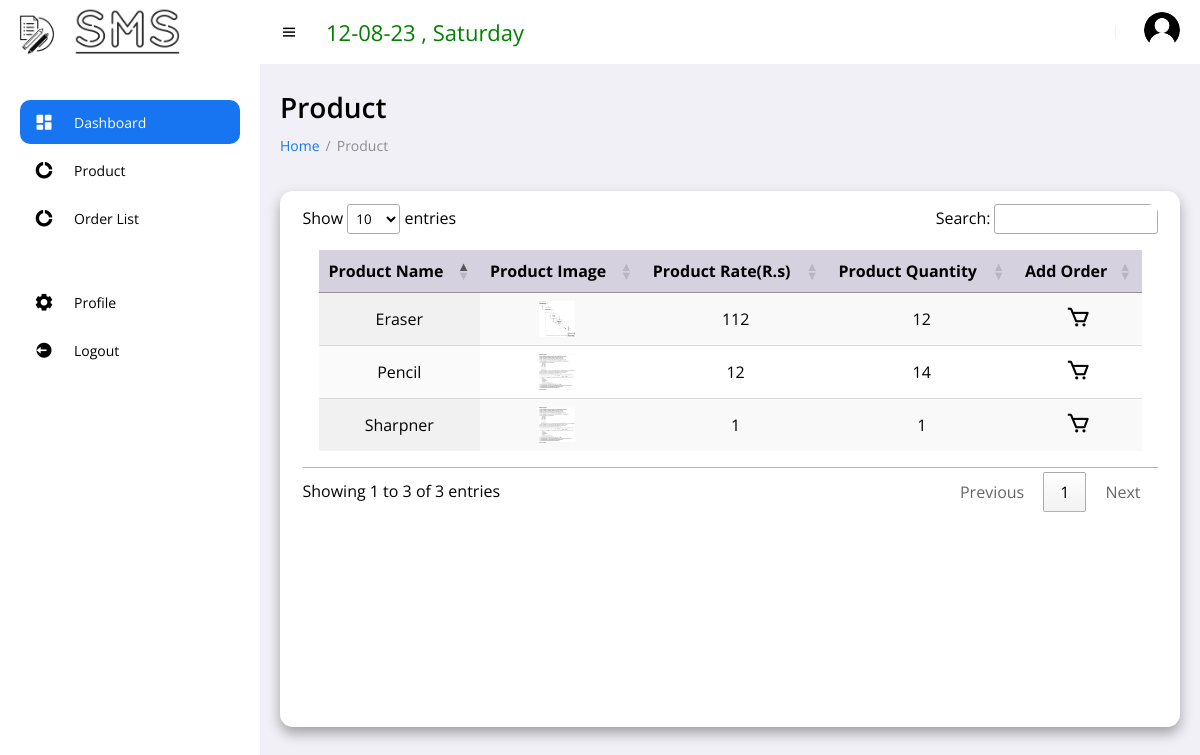
Page /userproduct.php (signed in) on the earlier database version.
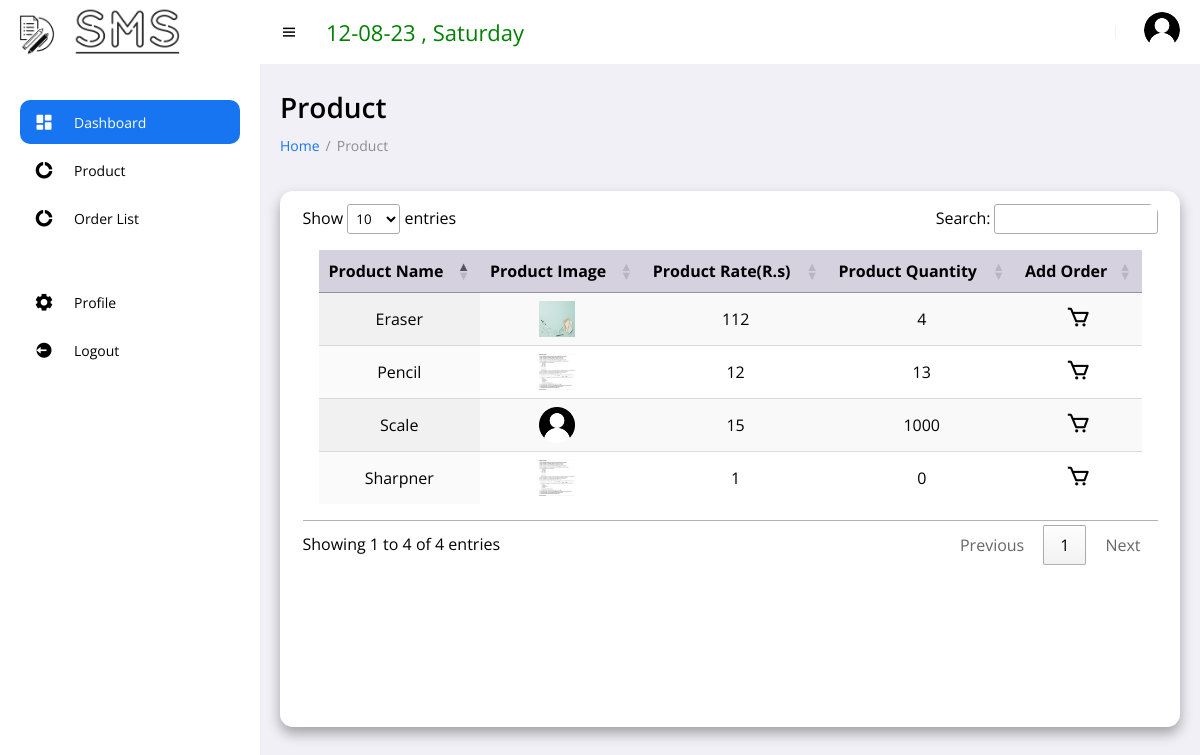
Same page on the later database version.
### tables this page shows
CREATE TABLE `product` (
  `product_id` int(11) NOT NULL,
  `product_name` varchar(255) NOT NULL,
  `product_bought` int(255) NOT NULL,
  `product_stock` int(255) NOT NULL,
  `product_image` varchar(255) NOT NULL,
  `product_add_date` date NOT NULL DEFAULT current_timestamp()
);

### userproduct.php (the view, shortened to what this page needs)
<!DOCTYPE html>
<?php
	include 'includes/connection.php';
?>
<html lang="en">
<head>
	<link href='https://unpkg.com/boxicons@2.0.9/css/boxicons.min.css' rel='stylesheet'>
	<link rel="stylesheet" href="assets/css/style.css">
	<link rel="stylesheet" href="assets/css/add.css">
    <link rel="stylesheet" href="https://cdn.datatables.net/1.13.6/css/jquery.dataTables.min.css">
</head>
<body>
<section id="sidebar">
    <?php
        if($_SESSION['user_type'] == 1){
            include 'layouts/user_menu.php';
        }
        else{
            include 'layouts/admin_menu.php';
        }
    ?>
<main >
    <h1 class="title">Product</h1>
    <ul class="breadcrumbs">
        <li><a href="user_dashboard.php">Home</a></li>
        <li class="divider">/</li>
        <li><a href="userproduct.php" class="active">Product</a></li>
    </ul>
    <div class="content">
        <div class="table">
            <section class="table_body">
                <table id="table" class="display" style="width:100%">
                    <thead>
                        <tr>
                            <th>Product Name</th>
                            <th>Product Image</th>
                            <th>Product Rate(R.s)</th>
                            <th>Product Quantity</th>
                            <th>Add Order</th>
                        </tr>
                    </thead>
                    <tbody>
                    <?php
                        $select_product = mysqli_query($con, "SELECT * FROM product");
                        if(mysqli_num_rows($select_product) > 0){
                           while( $fetch_product = mysqli_fetch_assoc($select_product)){
                            $p_id= $fetch_product['product_id'];
                        ?>
                        <tr>
                            <td><?php  echo $fetch_product['product_name']?></td>
                            <td><img src="<?php echo "images/".$fetch_product['product_image']; ?>" alt="image" width="100px" height="100px"></td>
                            <td><?php  echo $fetch_product['product_bought'] ?></td>
                            <td><?php  echo $fetch_product['product_stock'] ?></td>
                            <td><a href="purchase.php?id=<?php echo $p_id; ?>"><i class='bx bx-cart' style="font-size:25px;color:black;"></i></a></td>
                        </tr>
                        <?php
                           }
                        }
                    ?>
                    </tbody>
                </table>
            </section>
        </div>
    </div>
</main>
</section>
</body>
</html>

Differences in the rows shown:
changed product "Sharpner": product_stock "1" → "0"
changed product "Eraser": product_image: a different picture; product_stock "12" → "4"
changed product "Pencil": product_stock "14" → "13"
added product: product_name "Scale", product_image (placeholder picture), product_bought "15", product_stock "1000"
Other differences:
text written by a page script: "Show entries Search: Showing 1 to 3 of 3 entries Previous 1 Next" → "Show entries Search: Showing 1 to 4 of 4 entries Previous 1 Next"
